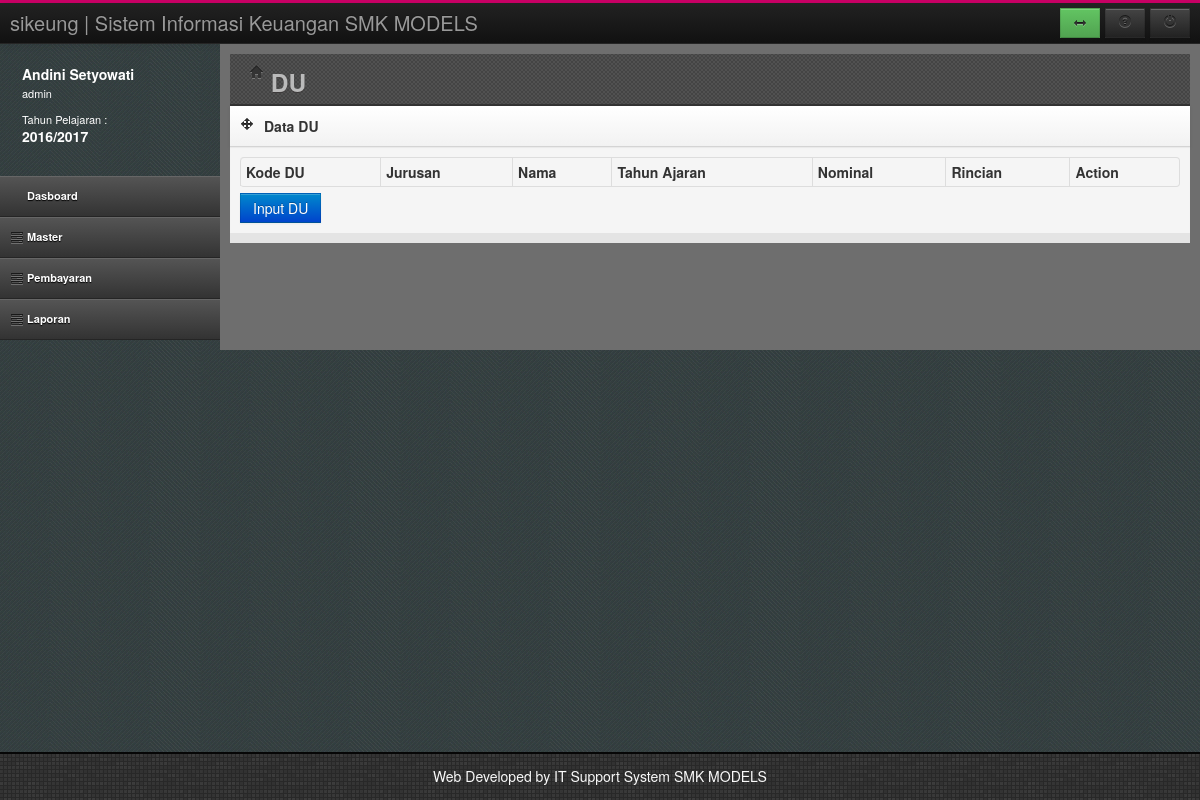
The app's page /index.php?page=du (signed in), older data.
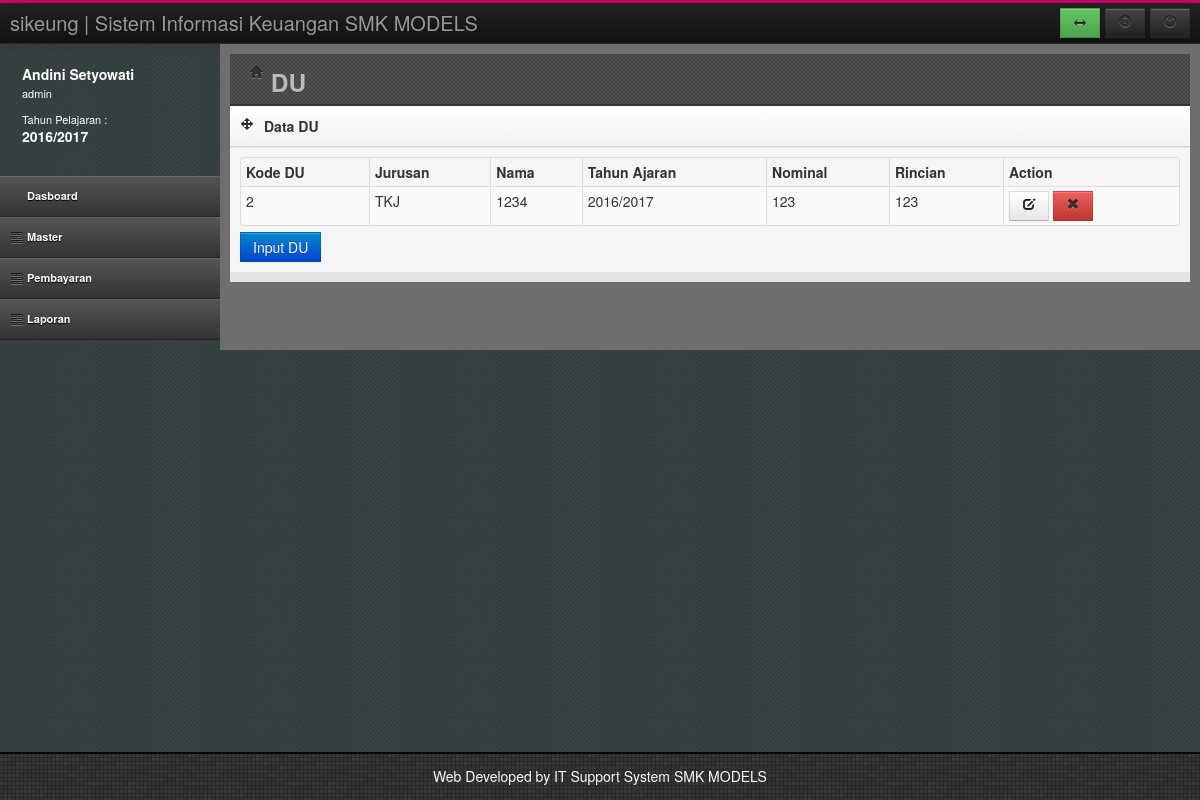
The same page, newer data.
### tables this page shows
CREATE TABLE `tahunjar` (
  `TahunAkademik` varchar(20) NOT NULL,
  `Status` varchar(20) DEFAULT NULL,
  PRIMARY KEY (`TahunAkademik`)
);

CREATE TABLE `du` (
  `kodedu` int(11) NOT NULL AUTO_INCREMENT,
  `Nama` varchar(20) DEFAULT NULL,
  `TahunAjaran` varchar(11) DEFAULT NULL,
  `Nominal` int(11) DEFAULT NULL,
  `Rician` varchar(11) DEFAULT NULL,
  `kode_jur` int(11) DEFAULT NULL,
  PRIMARY KEY (`kodedu`)
);

CREATE TABLE `jurusan` (
  `KODE_JUR` int(11) NOT NULL AUTO_INCREMENT,
  `NAMA_JUR` varchar(50) DEFAULT NULL,
  PRIMARY KEY (`KODE_JUR`)
);

### du.php (the view, shortened to what this page needs)
<header class="head">
	<div class="main-bar">
		<h3><i class="icon-home"></i> DU</h3>
	</div>
</header>
<div class="row-fluid">
	<div class="span12">
		<div class="box">
			<header>
				<div class="icons"><i class="icon-move"></i></div>
				<h5>Data DU</h5>
			</header>
			<div id="collapse4" class="body">
				<table id="dataTable" class="table table-bordered table-condensed table-hover table-striped">
					<thead>
						<tr>
							<th>Kode DU</th>
							<th>Jurusan</th>
                            <th>Nama</th>
							<th>Tahun Ajaran</th>
                            <th>Nominal</th>
                            <th>Rincian</th>
							<th>Action</th>
						</tr>
					</thead>
					<tbody>
					<?php
					$sql = "SELECT a.kodedu,b.NAMA_JUR,a.Nama,a.TahunAjaran,a.Nominal,a.Rician
                                        FROM du a, jurusan b
                                        WHERE a.Kode_Jur = b.KODE_JUR and a.TahunAjaran='$TahunAktif'";
					$rw=mysql_query($sql);
					while($rs=mysql_fetch_array($rw))
					{
					?>
						<tr>
							<td><?php echo $rs[0]; ?></td>
							<td><?php echo $rs[1]; ?></td>
							<td><?php echo $rs[2]; ?></td>
                                                        <td><?php echo $rs[3]; ?></td>
                                                        <td><?php echo $rs[4]; ?></td>
                                                        <td><?php echo $rs[5]; ?></td>
							<td>
								<a href="?page=adddu&act=1&id=<?php echo $rs[0]; ?>"><button class="btn edit"><i class="icon-edit"></i></button></a>
								<a href="hapusdu.php?id=<?php echo $rs[0]; ?>"><button class="btn btn-danger remove"><i class="icon-remove"></i></button></a>
							</td>
						</tr>
					<?php
					}
					?>
					</tbody>
				</table>
				<a href="?page=adddu&act=0">
					<input type="submit" value="Input DU" class="btn btn-primary">
				</a>
			</div>
		</div>
	</div>
</div>

### index.php (shortened to what this page needs)
<?php
if (isset($_SESSION['hak']))
{
	$LogNamaUser = $_SESSION['Nama'];
	$LogHak = $_SESSION['hak'];
}
else
{
	echo "<script>window.location='login.php'</script>";
}
include "koneksi.php";
$sql = "select * from tahunjar where status='Aktif'";
$ff=mysql_query($sql,$conn);
$rs=mysql_fetch_array($ff);
$TahunAktif=$rs['TahunAkademik'];
?>
<!DOCTYPE html>
<html class="no-js">
    <head>
        <?php  include "head.php";?>
    </head>
    <body>
        <div id="wrap">
            <?php  include "topbar.php";?>
            <div id="left">
                <?php  include "usersesion.php";?>
                <?php  include "menu.php";?>
            </div>
            <div id="content">
                <div class="container-fluid outer">
                    <div class="row-fluid">
                        <div class="span12 inner">
                            <?php
                                    $v_page = (isset($_REQUEST['page'])&& $_REQUEST['page'] !=NULL)?$_REQUEST['page']:'';
                                    if(file_exists($v_page.".php"))
                                    {
                                            include($v_page.".php");
                                    }
                                    else
                                    {
                                            include("home.php");
                                    }
                            ?>
                        </div>
                    </div>
                </div>
            </div>
            <div id="push"></div>
        </div>
        <?php include "footer.php";?>
    </body>
</html>

### head.php (shortened to what this page needs)
<link type="text/css" rel="stylesheet" href="assets/css/bootstrap.min.css">
<link type="text/css" rel="stylesheet" href="assets/css/bootstrap-responsive.min.css">
<link type="text/css" rel="stylesheet" href="assets/Font-awesome/css/font-awesome.min.css">
<link type="text/css" rel="stylesheet" href="assets/css/style.css">
<link type="text/css" rel="stylesheet" href="assets/css/calendar.css">
<link type="text/css" rel="stylesheet" href="assets/css/DT_bootstrap.css"/>
<link rel="stylesheet" href="assets/css/responsive-tables.css">
<link rel="stylesheet" href="assets/css/theme.css">

### topbar.php (shortened to what this page needs)
<div id="top">
    <div class="navbar navbar-inverse navbar-static-top">
        <div class="navbar-inner">
            <div class="container-fluid">
                <a class="brand" href="index.php">sikeung | Sistem Informasi Keuangan SMK MODELS</a>
                <div class="btn-toolbar topnav">
                    <div class="btn-group">
                        <a id="changeSidebarPos" class="btn btn-success" rel="tooltip"
                           data-original-title="Show / Hide Sidebar" data-placement="bottom">
                            <i class="icon-resize-horizontal"></i>
                        </a>
                    </div>
                    <div class="btn-group">
                        <a href="#helpModal" class="btn btn-inverse" rel="tooltip" data-placement="bottom"
                           data-original-title="Help" data-toggle="modal">
                            <i class="icon-question-sign"></i>
                        </a>
                    </div>
                    <div class="btn-group">
                        <a class="btn btn-inverse" data-placement="bottom" data-original-title="Logout" rel="tooltip"
                           href="log.php"><i class="icon-off"></i></a></div>
                </div>
            </div>
        </div>
    </div>
</div>

### usersesion.php
<div class="media user-media hidden-phone">
	<div class="media-body hidden-tablet">
		<h5 class="media-heading"><?php echo $LogNamaUser;?></h5>
		<ul class="unstyled user-info">
			<li><?php echo $LogHak;?><br/><br/></li>
			<li>Tahun Pelajaran : <br/>
				<h5 class="media-heading"><?php echo $TahunAktif ;?></h5>
			</li>
		</ul>
	</div>
</div>

### menu.php (shortened to what this page needs)
<ul id="menu" class="unstyled accordion collapse in">
	<?php
	if($LogHak=="admin")
	{
	?>
	<li><a href="index.php"><i class="icon-table icon-large"></i> Dasboard</a></li>
	<li class="accordion-group ">
		<a data-parent="#menu" data-toggle="collapse" class="accordion-toggle" data-target="#component-nav">
			<i class="icon-tasks icon-large"></i> Master
		</a>
	</li>
	<li class="accordion-group ">
		<a data-parent="#menu" data-toggle="collapse" class="accordion-toggle" data-target="#inputnilai">
			<i class="icon-tasks icon-large"></i> Pembayaran
		</a>
	</li>
               <li class="accordion-group ">
		<a data-parent="#menu" data-toggle="collapse" class="accordion-toggle" data-target="#laporan">
			<i class="icon-tasks icon-large"></i> Laporan
		</a>
	</li>
	<?php
	}
	?>
</ul>

### footer.php
<div id="footer">
	<p>Web Developed by IT Support System SMK MODELS</p>
</div>

### assets/css/responsive-tables.css (style rules this page uses)
table th { font-weight: bold; }
table td, table th { padding: 9px 10px; text-align: left; }

Row changes from the older to the newer data that the page shows:
added du: kodedu "2", kode_jur.NAMA_JUR "TKJ", Nama "1234", TahunAjaran "2016/2017", Nominal "123", Rician "123"
